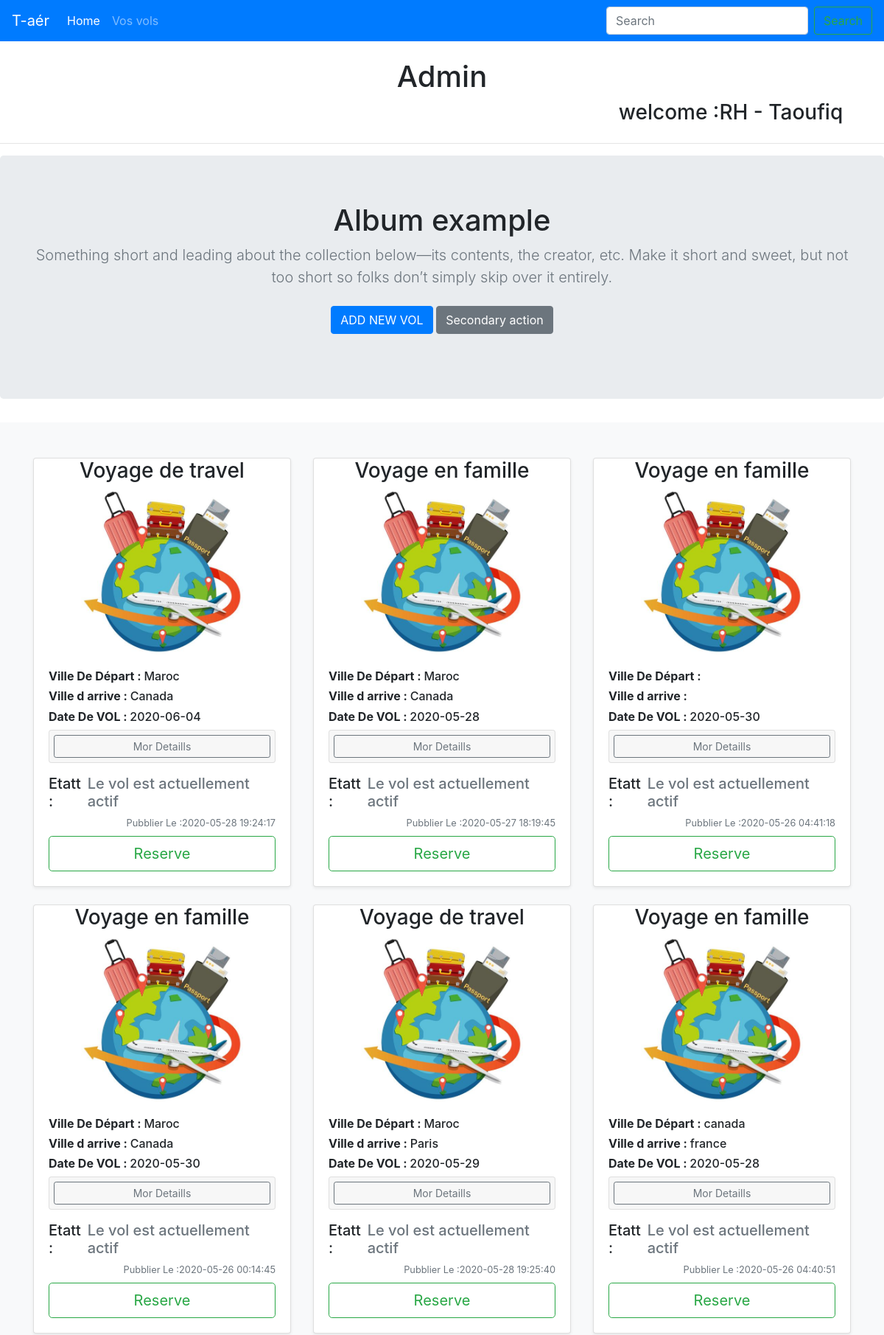
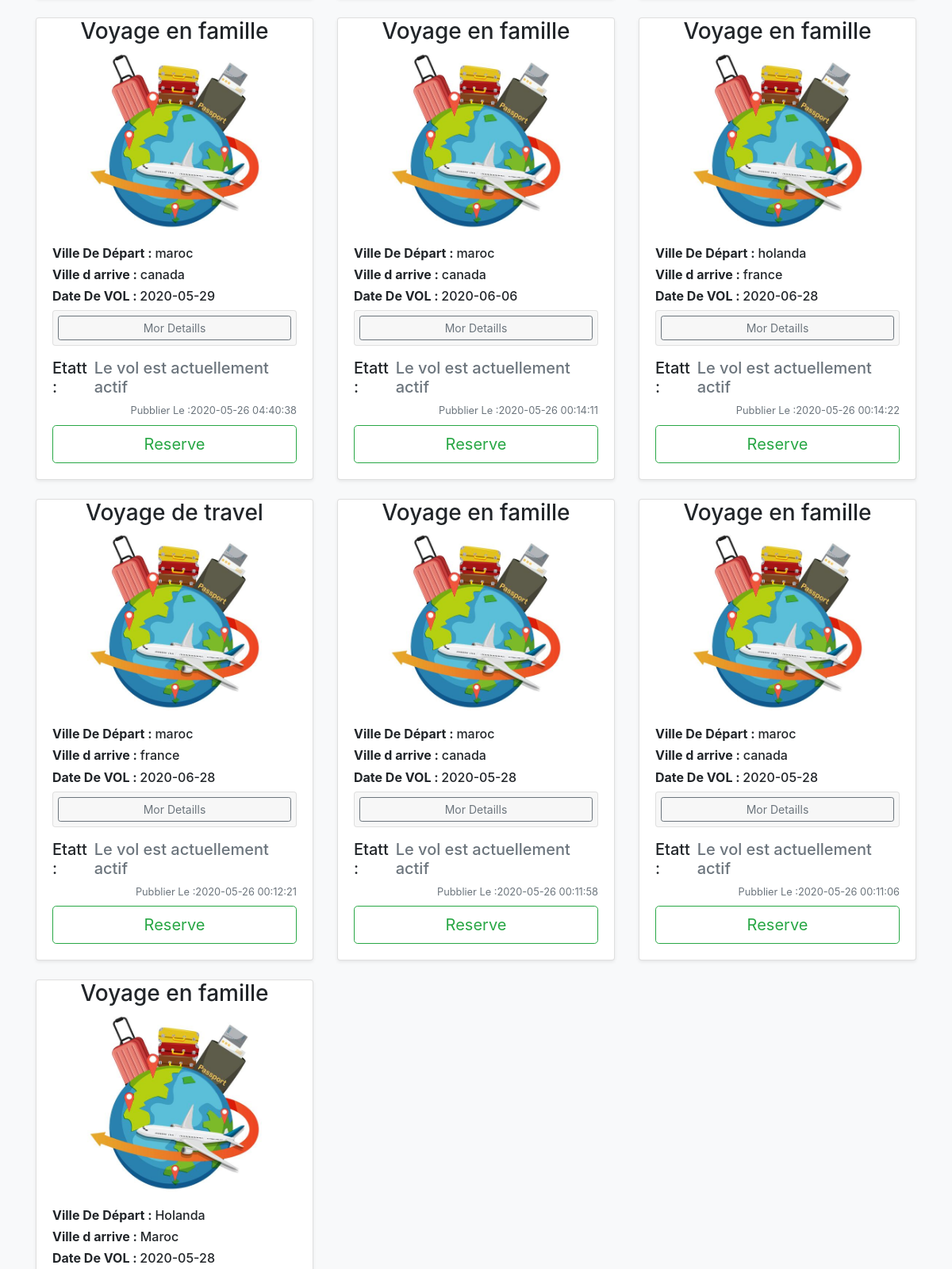
/pages/admin.php (signed in, upper part), run on the app's committed database (2 pictures, top to bottom).
### tables this page shows
CREATE TABLE `vols` (
  `id_vol` int(11) NOT NULL,
  `nam` varchar(60) NOT NULL,
  `price` float NOT NULL,
  `image` text NOT NULL,
  `date_created` timestamp NOT NULL DEFAULT current_timestamp() ON UPDATE current_timestamp(),
  `pays_depart` varchar(60) NOT NULL,
  `pays_arrive` varchar(60) NOT NULL,
  `date_vol` date NOT NULL,
  `hour_vol` int(11) NOT NULL,
  `minute_vol` int(11) NOT NULL,
  `nb_place_initial` int(11) NOT NULL,
  `nb_place_rest` int(11) NOT NULL,
  `statu_vol` varchar(10) NOT NULL,
  `id_admin_created` int(11) NOT NULL
);

### pages/admin.php (the view, shortened to what this page needs)
<?php
    include_once("../data/connectdb.php");
?>
<!doctype html>
<html lang="en">
    <head>
        <link rel="stylesheet" href="https://stackpath.bootstrapcdn.com/bootstrap/4.5.0/css/bootstrap.min.css">
    </head>
    <body>
        <nav class="navbar navbar-expand-lg navbar-dark bg-primary">
            <a class="navbar-brand" href="index.php">T-aér</a>
            <div class="collapse navbar-collapse" id="navbarSupportedContent">
                <ul class="navbar-nav mr-auto">
                    <li class="nav-item active">
                        <a class="nav-link" href="admin.php">Home <span class="sr-only">(current)</span></a>
                    </li>
                    <li class="nav-item">
                        <a class="nav-link" href="vos_vols.php">Vos vols</a>
                    </li>
                </ul>
                <form class="form-inline my-2 my-lg-0">
                    <input class="form-control mr-sm-2" type="search" placeholder="Search" aria-label="Search">
                    <button class="btn btn-outline-success my-2 my-sm-0" type="submit">Search</button>
                </form>
            </div>
        </nav>
        <center>
            <h1>Admin</h1>
        </center>
        <div class="container">
            <div class="row">
                <div class="col-sm">
                </div>
                <div class="col-sm">
                </div>
                <div class="col-sm">
                <center>
                    <?php
                        echo '<h3 class="ml-4"> welcome :' . $_SESSION['nom_client'] . ' - ' . $_SESSION['prenom_client'] . '</h3>';
                    ?>
                </center>
                </div>
            </div>
        </div>
        <hr>
        <main role="main">
            <section class="jumbotron text-center">
                <div class="container">
                <h1>Album example</h1>
                <p class="lead text-muted">Something short and leading about the collection below—its contents, the creator, etc. Make it short and sweet, but not too short so folks don’t simply skip over it entirely.</p>
                <p>
                    <a href="add_vol.php" class="btn btn-primary my-2">ADD NEW VOL</a>
                    <a href="#" class="btn btn-secondary my-2">Secondary action</a>
                </p>
                </div>
            </section>
            <div class="album py-5 bg-light">
                <div class="container">
                    <div class="row">
                        <?php
                            $date1 = new DateTime;
                            $date1 = $date1->format('Y-m-d') ;
                            $dateMoins1 = new DateTime('-1 day');
                            $dateMoins1 = $dateMoins1->format('Y-m-d') ;
                            $query = "SELECT * FROM `vols` WHERE `date_vol` > '{$dateMoins1}' AND `statu_vol` = 'active'  ORDER BY `vols`.`id_vol` DESC";
                            $result = mysqli_query($conn,$query);
                            if(mysqli_num_rows($result) >0){
                                $colapsContur = 1;
                                while($row = mysqli_fetch_assoc($result)){
                                    $statu_vol = mysqli_real_escape_string($conn,$row["statu_vol"]);
                                    $date_vol = mysqli_real_escape_string($conn,$row["date_vol"]);
                                    $statu = 'null';
                                    if ($statu_vol === 'annule'){
                                        $statu = 'Le voyage a été annulé';
                                    }else if ($statu_vol === 'active' && $date1 > $date_vol){
                                        $statu = 'Le voyage a expiré';
                                    }else if ($statu_vol === 'active' && $date_vol > $dateMoins1){
                                        $statu = 'Le vol est actuellement actif';
                                    }
                                    echo '
                                    <div class="col-md-4">
                                        <div class="card mb-4 shadow-sm">
                                            <div  class="bd-placeholder-img card-img-top"  width="100%" height="225">
                                                <center>
                                                    <h3>' . mysqli_real_escape_string($conn,$row["nam"]) . '</h3>
                                                    <img src="../images/'.mysqli_real_escape_string($conn,$row["image"]).'" width="auto" height="225" alt="Img De Voll">
                                                </center>
                                            </div>
                                            <div class="card-body">
                                                <h6><strong>Ville De Départ : </strong>' . mysqli_real_escape_string($conn,$row["pays_depart"]) .'</h6>
                                                <h6><strong>Ville d arrive : </strong>' . mysqli_real_escape_string($conn,$row["pays_arrive"]) .'</h6>
                                                <h6><strong>Date De VOL : </strong>' . mysqli_real_escape_string($conn,$row["date_vol"]) .'</h6>
                                                <div class="accordion mb-3 mt-2" id="accordionExample">
                                                    <div class="card">
                                                        <div class="card-header" id="headingOne" style="padding: 6px;">
                                                                <button type="button" class="btn btn-sm btn-outline-secondary btn-block" data-toggle="collapse" data-target="#collapse'.$colapsContur.'" aria-expanded="false" aria-controls="collapseOne">Mor Detaills</button>
                                                        </div>
                                                        <div id="collapse'.$colapsContur.'" class="collapse" aria-labelledby="headingOne" data-parent="#accordionExample">
                                                            <h6><strong>Hour : </strong>' . mysqli_real_escape_string($conn,$row["hour_vol"]) .'h,' . mysqli_real_escape_string($conn,$row["minute_vol"]) .'min</h6>
                                                            <h6><strong>Nombre De Plasse : </strong>' . mysqli_real_escape_string($conn,$row["nb_place_initial"]) .'</h6>
                                                            <h6><strong>Nombre De Reste : </strong>' . mysqli_real_escape_string($conn,$row["nb_place_rest"]) .'</h6>
                                                            <h6><strong>Price : </strong>' . mysqli_real_escape_string($conn,$row["price"]) .'</h6>
                                                            <h6><strong>ID Voll : </strong>' . mysqli_real_escape_string($conn,$row["id_vol"]) .'</h6>
                                                            <h6><strong>ID ADMIN CREER : </strong>' . mysqli_real_escape_string($conn,$row["id_admin_created"]) .'</h6>
                                                        </div>
                                                    </div>
                                                </div>
                                                <div class="d-flex justify-content-between align-items-center">
                                                    <div class="btn-group">
                                                        <h5>Etatt : </h5>
                                                    </div>
                                                    <h5 class="text-muted"> '.$statu.' </h5>
                                                </div>
                                                <div class="d-flex justify-content-between align-items-center">
                                                    <small class="text-muted mb-2">Pubblier Le :'. mysqli_real_escape_string($conn,$row["date_created"]) .'</small>
                                                </div>
                                                <a href="reserve2.php?id_v=' . mysqli_real_escape_string($conn,$row["id_vol"]) .'" class="btn btn-outline-success btn-lg btn-block"  name="reserve2" id="btnsubmit2">Reserve</a>
                                            </div>
                                        </div>
                                    </div>';
                                    $colapsContur ++;
                                }
                            }
                        ?>
                    </div>
                </div>
            </div>
        </main>
    </body>
</html>

### data on the page
vols: nam "Voyage de travel", image (picture), pays_depart "Maroc", pays_arrive "Canada", date_vol "2020-06-04", statu "Le vol est actuellement actif", date_created "2020-05-28 19:24:17"
vols: nam "Voyage en famille", image (picture), pays_depart "Maroc", pays_arrive "Canada", date_vol "2020-05-28", statu "Le vol est actuellement actif", date_created "2020-05-27 18:19:45"
vols: nam "Voyage en famille", image (picture), date_vol "2020-05-30", statu "Le vol est actuellement actif", date_created "2020-05-26 04:41:18"
vols: nam "Voyage en famille", image (picture), pays_depart "Maroc", pays_arrive "Canada", date_vol "2020-05-30", statu "Le vol est actuellement actif", date_created "2020-05-26 00:14:45"
vols: nam "Voyage de travel", image (picture), pays_depart "Maroc", pays_arrive "Paris", date_vol "2020-05-29", statu "Le vol est actuellement actif", date_created "2020-05-28 19:25:40"
vols: nam "Voyage en famille", image (picture), pays_depart "canada", pays_arrive "france", date_vol "2020-05-28", statu "Le vol est actuellement actif", date_created "2020-05-26 04:40:51"
vols: nam "Voyage en famille", image (picture), pays_depart "maroc", pays_arrive "canada", date_vol "2020-05-29", statu "Le vol est actuellement actif", date_created "2020-05-26 04:40:38"
vols: nam "Voyage en famille", image (picture), pays_depart "maroc", pays_arrive "canada", date_vol "2020-06-06", statu "Le vol est actuellement actif", date_created "2020-05-26 00:14:11"
vols: nam "Voyage en famille", image (picture), pays_depart "holanda", pays_arrive "france", date_vol "2020-06-28", statu "Le vol est actuellement actif", date_created "2020-05-26 00:14:22"
vols: nam "Voyage de travel", image (picture), pays_depart "maroc", pays_arrive "france", date_vol "2020-06-28", statu "Le vol est actuellement actif", date_created "2020-05-26 00:12:21"
vols: nam "Voyage en famille", image (picture), pays_depart "maroc", pays_arrive "canada", date_vol "2020-05-28", statu "Le vol est actuellement actif", date_created "2020-05-26 00:11:58"
vols: nam "Voyage en famille", image (picture), pays_depart "maroc", pays_arrive "canada", date_vol "2020-05-28", statu "Le vol est actuellement actif", date_created "2020-05-26 00:11:06"
vols: nam "Voyage en famille", image (picture), pays_depart "Holanda", pays_arrive "Maroc", date_vol "2020-05-28"

### other printed values
$_SESSION['nom_client'] "RH"
$_SESSION['prenom_client'] "Taoufiq"
